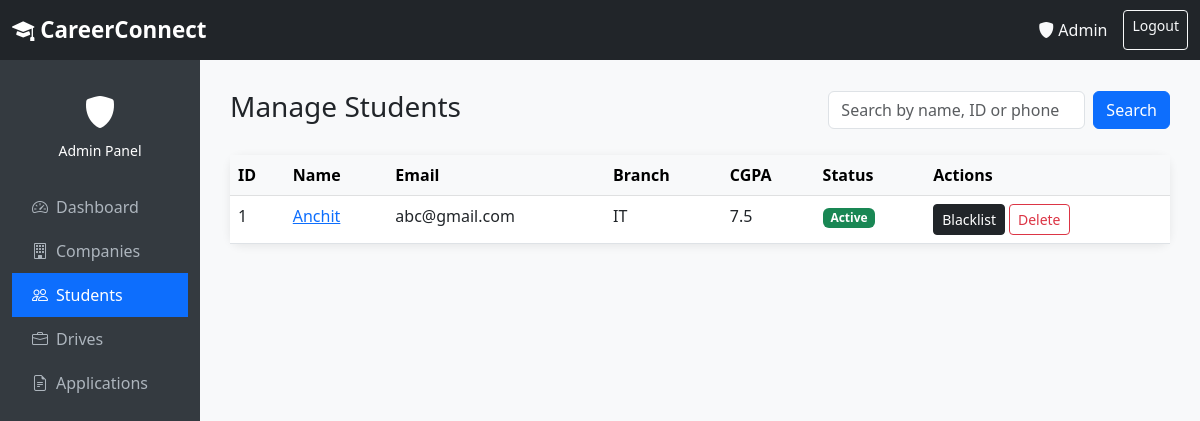
The app's page /admin/students (signed in) with its own data.
### models.py (models this page shows, shortened)
class Student(UserMixin, db.Model):
    __tablename__ = 'student'
    id = db.Column(db.Integer, primary_key=True)
    name = db.Column(db.String(100), nullable=False)
    email = db.Column(db.String(100), unique=True, nullable=False)
    password_hash = db.Column(db.String(200), nullable=False)
    phone = db.Column(db.String(15))
    cgpa = db.Column(db.Float)
    branch = db.Column(db.String(50))
    graduation_year = db.Column(db.Integer)
    skills = db.Column(db.Text)
    resume_path = db.Column(db.String(300))
    status = db.Column(db.String(20), default='active')
    created_at = db.Column(db.DateTime, default=datetime.utcnow)
    applications = db.relationship('Application', backref='student', lazy=True)

### admin/routes.py (the view)
@admin_bp.route('/students')
@login_required
@admin_required
def students():
    search = request.args.get('search', '')
    if search:
        student_list = Student.query.filter(
            Student.name.ilike(f'%{search}%') |
            Student.email.ilike(f'%{search}%') |
            Student.phone.ilike(f'%{search}%') |
            Student.id.in_(
                [s.id for s in Student.query.all() if str(s.id) == search]
            )
        ).all()
    else:
        student_list = Student.query.order_by(Student.created_at.desc()).all()
    return render_template('admin/students.html', students=student_list, search=search)

### admin/routes.py (called while the page is built)
def admin_required(f):
    @wraps(f)
    def decorated_function(*args, **kwargs):
        if not current_user.is_authenticated or current_user.get_role() != 'admin':
            flash('Access denied. Admins only.', 'danger')
            return redirect(url_for('auth.login'))
        return f(*args, **kwargs)
    return decorated_function

### models.py (called while the page is built)
    def get_role(self):
        return 'admin'

### templates/admin/students.html (shortened to what this page needs)
{% extends 'base.html' %}
{% block content %}
<div class="container-fluid">
    <div class="row">
        <div class="col-md-2 sidebar d-none d-md-block">
            <div class="text-white text-center mb-4 mt-2">
                <i class="bi bi-shield-fill fs-2"></i>
                <div class="small mt-1">Admin Panel</div>
            </div>
            <a href="{{ url_for('admin.dashboard') }}"><i class="bi bi-speedometer2 me-2"></i>Dashboard</a>
            <a href="{{ url_for('admin.companies') }}"><i class="bi bi-building me-2"></i>Companies</a>
            <a href="{{ url_for('admin.students') }}" class="active"><i class="bi bi-people me-2"></i>Students</a>
            <a href="{{ url_for('admin.drives') }}"><i class="bi bi-briefcase me-2"></i>Drives</a>
            <a href="{{ url_for('admin.applications') }}"><i class="bi bi-file-earmark-text me-2"></i>Applications</a>
        </div>
        <div class="col-md-10 main-content">
            <div class="d-flex justify-content-between align-items-center mb-4">
                <h3>Manage Students</h3>
                <form method="GET" class="d-flex gap-2">
                    <input type="text" name="search" class="form-control" placeholder="Search by name, ID or phone" value="{{ search }}">
                    <button type="submit" class="btn btn-primary">Search</button>
                </form>
            </div>
            <div class="card">
                <div class="card-body p-0">
                    <div class="table-responsive">
                        <table class="table table-hover mb-0">
                            <thead class="table-light">
                                <tr>
                                    <th>ID</th>
                                    <th>Name</th>
                                    <th>Email</th>
                                    <th>Branch</th>
                                    <th>CGPA</th>
                                    <th>Status</th>
                                    <th>Actions</th>
                                </tr>
                            </thead>
                            <tbody>
                                {% for student in students %}
                                <tr>
                                    <td>{{ student.id }}</td>
                                    <td>
                                        <a href="{{ url_for('admin.view_student', student_id=student.id) }}">
                                            {{ student.name }}
                                        </a>
                                    </td>
                                    <td>{{ student.email }}</td>
                                    <td>{{ student.branch or '—' }}</td>
                                    <td>{{ student.cgpa or '—' }}</td>
                                    <td>
                                        {% if student.status == 'blacklisted' %}
                                            <span class="badge bg-dark">Blacklisted</span>
                                        {% else %}
                                            <span class="badge bg-success">Active</span>
                                        {% endif %}
                                    </td>
                                    <td>
                                        <div class="d-flex gap-1">
                                            {% if student.status == 'active' %}
                                            <form method="POST" action="{{ url_for('admin.student_action', student_id=student.id) }}">
                                                <button class="btn btn-dark btn-sm">Blacklist</button>
                                            </form>
                                            {% else %}
                                            <form method="POST" action="{{ url_for('admin.student_action', student_id=student.id) }}">
                                                <input type="hidden" name="action" value="activate">
                                                <button class="btn btn-secondary btn-sm">Activate</button>
                                            </form>
                                            {% endif %}
                                            <form method="POST" action="{{ url_for('admin.delete_student', student_id=student.id) }}" onsubmit="return confirm('Delete this student?')">
                                                <button class="btn btn-outline-danger btn-sm">Delete</button>
                                            </form>
                                        </div>
                                    </td>
                                </tr>
                                {% else %}
                                <tr>
                                    <td colspan="7" class="text-center text-muted py-3">No students found.</td>
                                </tr>
                                {% endfor %}
                            </tbody>
                        </table>
                    </div>
                </div>
            </div>
        </div>
    </div>
</div>
{% endblock %}

### templates/base.html (style rules this page uses)
body { background-color: #f8f9fa; }
.sidebar { min-height: 100vh; background-color: #343a40; padding-top: 20px; }
.sidebar a { color: #adb5bd; text-decoration: none; display: block; padding: 10px 20px; }
.sidebar a.active { color: #fff; background-color: #0d6efd; }
.main-content { padding: 30px; }
.card { border: none; border-radius: 12px; box-shadow: 0 2px 10px rgba(0,0,0,0.08); }

### records on screen
Student: id "1", name "Anchit", email "abc@gmail.com", branch "IT", cgpa "7.5", status "Active"
